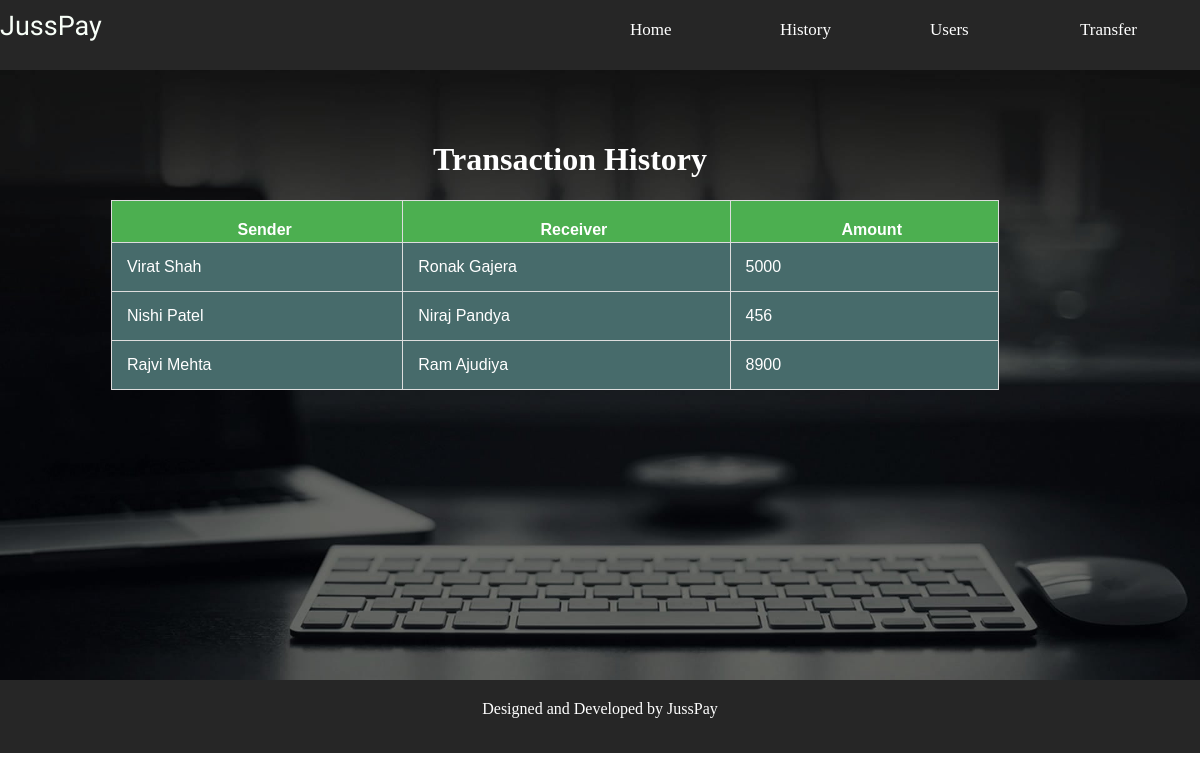
The page /history.php on the database its author committed.
### tables this page shows
CREATE TABLE IF NOT EXISTS `transaction` (
  `Sender` varchar(20) NOT NULL,
  `Receiver` varchar(20) NOT NULL,
  `Amount` float NOT NULL
);

### history.php (the view, shortened to what this page needs)
<!DOCTYPE html>
<html>
  <head>
    <link rel="stylesheet" href="history.css">
  </head>
  <body>
    <div class="header">
       <div class="header-logo" style="display: inline-block;margin-top:10px; font-family:Petit Formal Script;font-size:27px;color:#F8FFF8;">JussPay</div>
         <div class="header-list" style="display: inline-block;float: right;">
            <ul style="display: inline-block;margin-top:20px;font-size:17px;">
              <li><a href="transfer.php" class="d">Transfer</a></li>
              <li><a href="users.php" class="d">Users</a></li>
              <li><a href="history.php" class="d">History</a></li>
              <li><a href="index.php" class="d">Home</a></li>
             </ul>
          </div>
    </div>
    <div class="main">
      <h1 align="center" id="name" style="padding-left:30px;color:white;">Transaction History</h1>
      <table id="customers" align="center">
        <tr>
          <th>Sender</th>
          <th>Receiver</th>
          <th>Amount</th>
        </tr>
          <?php include('dbconnect.php') ?>
          <?php
            $sql= "SELECT Sender,Receiver,Amount from transaction";
            $result = $db->query($sql);
            if($result-> num_rows>0)
            {
              while($row=$result-> fetch_assoc())
              {
                echo"<tr><td>".$row["Sender"]."</td><td>".$row["Receiver"]."</td><td>".$row["Amount"]."</td></tr>";
              }
            }
            else
            {
              echo "0 result";
            }
            echo "</table>";
         ?>
    </div>
    <div class="footer">
     Designed and Developed by JussPay
    </div>
  </body>
</html>

### history.css (style rules this page uses)
html,body { width:100%; height:100%; margin:0px; padding:0px; }
.header { background-color: #262626; color: #fff; height: 70px; font-family: cursive; font-size:17px; }
.main { background-color: #fcfbf9; height:480px; padding-top:50px; padding-bottom:80px; padding-right:90px; animation: transitionIn 1s; background-image: url("st.jpg"); background-repeat: no-repeat; background-size: 100% 100%; }
li { list-style: none; padding-right:30px; padding-bottom:40px; padding-left:30px; float:right; }
.footer { background-color: #262626; height:53px; text-align:center; padding-top: 20px; color:white; }
.d { display:inline-block; height:20px; width: 90px; animation-name: animateIn; animation-duration: 350ms; animation-timing-function:ease-in-out; color:white; padding-bottom:20px; text-decoration:none; }

### history.php (style rules this page uses)
#customers { font-family: Arial, Helvetica, sans-serif; border-collapse: collapse; width:80%; padding:50px 80px; position: center; color:white; }
#customers td, #customers th { border: 1px solid #ddd; padding: 15px; }
#customers tr:nth-child(even) { background-color: #476b6b; }
#customers tr { background-color:#476b6b; }
#customers th { padding-top: 20px; padding-bottom:3px; padding-left: 30px; text-align:center; background-color: #4CAF50; color: white; }

### rows shown on the page
transaction: Sender "Virat Shah", Receiver "Ronak Gajera", Amount "5000"
transaction: Sender "Nishi Patel", Receiver "Niraj Pandya", Amount "456"
transaction: Sender "Rajvi Mehta", Receiver "Ram Ajudiya", Amount "8900"
